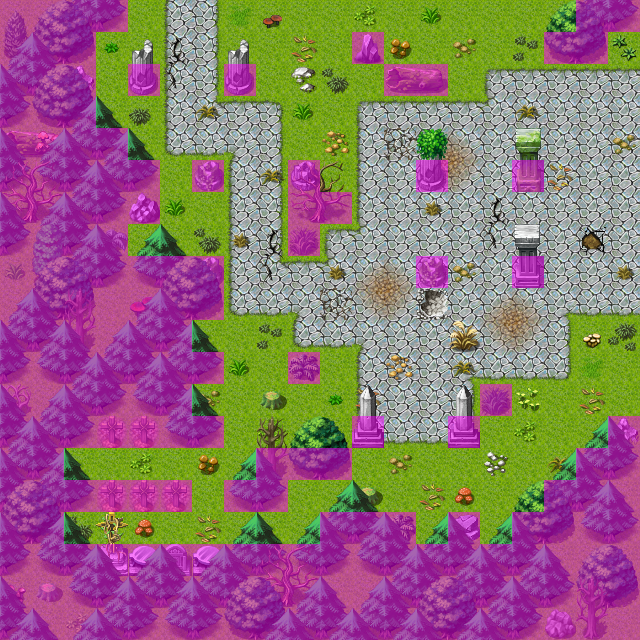

This game map was drawn from its Tiled (.tmx) file and the tilesets committed beside it. A one-line description and the trimmed map source follow:
An orthogonal 20x20 tile map with 32x32 px tiles, 4 tile layers (Ground, Objects, Above, Walkable), 40 tilesets and 6 objects (3x mapchange, 3x spawn).

<map version="1.0" orientation="orthogonal" width="20" height="20" tilewidth="32" tileheight="32">
 <properties>
  <property name="outdoors" value="1" />
 </properties>
 <tileset firstgid="1" name="map_bed_1" tilewidth="32" tileheight="32">
  <image source="../drawable/map_bed_1.png" width="512" height="256" />
 </tileset>
 <tileset firstgid="129" name="map_border_1" tilewidth="32" tileheight="32">
  <image source="../drawable/map_border_1.png" width="512" height="256" />
 </tileset>
 <tileset firstgid="257" name="map_bridge_1" tilewidth="32" tileheight="32">
  <image source="../drawable/map_bridge_1.png" width="512" height="256" />
 </tileset>
 <tileset firstgid="385" name="map_broken_1" tilewidth="32" tileheight="32">
  <image source="../drawable/map_broken_1.png" width="512" height="256" />
 </tileset>
 <tileset firstgid="513" name="map_cavewall_1" tilewidth="32" tileheight="32">
  <image source="../drawable/map_cavewall_1.png" width="576" height="192" />
 </tileset>
 <tileset firstgid="621" name="map_cavewall_2" tilewidth="32" tileheight="32">
  <image source="../drawable/map_cavewall_2.png" width="576" height="192" />
 </tileset>
 <tileset firstgid="729" name="map_cavewall_3" tilewidth="32" tileheight="32">
  <image source="../drawable/map_cavewall_3.png" width="576" height="192" />
 </tileset>
 <tileset firstgid="837" name="map_chair_table_1" tilewidth="32" tileheight="32">
  <image source="../drawable/map_chair_table_1.png" width="512" height="256" />
 </tileset>
 <tileset firstgid="965" name="map_crate_1" tilewidth="32" tileheight="32">
  <image source="../drawable/map_crate_1.png" width="512" height="256" />
 </tileset>
 <tileset firstgid="1093" name="map_cupboard_1" tilewidth="32" tileheight="32">
  <image source="../drawable/map_cupboard_1.png" width="512" height="256" />
 </tileset>
 <tileset firstgid="1221" name="map_curtain_1" tilewidth="32" tileheight="32">
  <image source="../drawable/map_curtain_1.png" width="512" height="256" />
 </tileset>
 <tileset firstgid="1349" name="map_entrance_1" tilewidth="32" tileheight="32">
  <image source="../drawable/map_entrance_1.png" width="512" height="256" />
 </tileset>
 <tileset firstgid="1477" name="map_fence_1" tilewidth="32" tileheight="32">
  <image source="../drawable/map_fence_1.png" width="512" height="256" />
 </tileset>
 <tileset firstgid="1605" name="map_fence_2" tilewidth="32" tileheight="32">
  <image source="../drawable/map_fence_2.png" width="512" height="256" />
 </tileset>
 <tileset firstgid="1733" name="map_ground_1" tilewidth="32" tileheight="32">
  <image source="../drawable/map_ground_1.png" width="512" height="256" />
 </tileset>
 <tileset firstgid="1861" name="map_ground_2" tilewidth="32" tileheight="32">
  <image source="../drawable/map_ground_2.png" width="512" height="256" />
 </tileset>
 <tileset firstgid="1989" name="map_ground_3" tilewidth="32" tileheight="32">
  <image source="../drawable/map_ground_3.png" width="512" height="256" />
 </tileset>
 <tileset firstgid="2117" name="map_ground_4" tilewidth="32" tileheight="32">
  <image source="../drawable/map_ground_4.png" width="512" height="256" />
 </tileset>
 <tileset firstgid="2245" name="map_ground_5" tilewidth="32" tileheight="32">
  <image source="../drawable/map_ground_5.png" width="512" height="256" />
 </tileset>
 <tileset firstgid="2373" name="map_ground_6" tilewidth="32" tileheight="32">
  <image source="../drawable/map_ground_6.png" width="512" height="256" />
 </tileset>
 <tileset firstgid="2501" name="map_ground_7" tilewidth="32" tileheight="32">
  <image source="../drawable/map_ground_7.png" width="512" height="256" />
 </tileset>
 <tileset firstgid="2629" name="map_ground_8" tilewidth="32" tileheight="32">
  <image source="../drawable/map_ground_8.png" width="512" height="256" />
 </tileset>
 <tileset firstgid="2757" name="map_indoor_1" tilewidth="32" tileheight="32">
  <image source="../drawable/map_indoor_1.png" width="512" height="256" />
 </tileset>
 <tileset firstgid="2885" name="map_kitchen_1" tilewidth="32" tileheight="32">
  <image source="../drawable/map_kitchen_1.png" width="512" height="256" />
 </tileset>
 <tileset firstgid="3013" name="map_outdoor_1" tilewidth="32" tileheight="32">
  <image source="../drawable/map_outdoor_1.png" width="512" height="256" />
 </tileset>
 <tileset firstgid="3141" name="map_pillar_1" tilewidth="32" tileheight="32">
  <image source="../drawable/map_pillar_1.png" width="512" height="256" />
 </tileset>
 <tileset firstgid="3269" name="map_plant_1" tilewidth="32" tileheight="32">
  <image source="../drawable/map_plant_1.png" width="512" height="256" />
 </tileset>
 <tileset firstgid="3397" name="map_rock_1" tilewidth="32" tileheight="32">
  <image source="../drawable/map_rock_1.png" width="512" height="256" />
 </tileset>
 <tileset firstgid="3525" name="map_roof_1" tilewidth="32" tileheight="32">
  <image source="../drawable/map_roof_1.png" width="512" height="256" />
 </tileset>
 <tileset firstgid="3653" name="map_roof_2" tilewidth="32" tileheight="32">
  <image source="../drawable/map_roof_2.png" width="512" height="256" />
 </tileset>
 <tileset firstgid="3781" name="map_shop_1" tilewidth="32" tileheight="32">
  <image source="../drawable/map_shop_1.png" width="512" height="256" />
 </tileset>
 <tileset firstgid="3909" name="map_sign_ladder_1" tilewidth="32" tileheight="32">
  <image source="../drawable/map_sign_ladder_1.png" width="512" height="256" />
 </tileset>
 <tileset firstgid="4037" name="map_table_1" tilewidth="32" tileheight="32">
  <image source="../drawable/map_table_1.png" width="512" height="256" />
 </tileset>
 <tileset firstgid="4165" name="map_trail_1" tilewidth="32" tileheight="32">
  <image source="../drawable/map_trail_1.png" width="512" height="256" />
 </tileset>
 <tileset firstgid="4293" name="map_tree_1" tilewidth="32" tileheight="32">
  <image source="../drawable/map_tree_1.png" width="512" height="256" />
 </tileset>
 <tileset firstgid="4421" name="map_wall_1" tilewidth="32" tileheight="32">
  <image source="../drawable/map_wall_1.png" width="512" height="256" />
 </tileset>
 <tileset firstgid="4549" name="map_wall_2" tilewidth="32" tileheight="32">
  <image source="../drawable/map_wall_2.png" width="480" height="256" />
 </tileset>
 <tileset firstgid="4669" name="map_wall_3" tilewidth="32" tileheight="32">
  <image source="../drawable/map_wall_3.png" width="480" height="256" />
 </tileset>
 <tileset firstgid="4789" name="map_window_1" tilewidth="32" tileheight="32">
  <image source="../drawable/map_window_1.png" width="512" height="256" />
 </tileset>
 <tileset firstgid="4917" name="map_window_2" tilewidth="32" tileheight="32">
  <image source="../drawable/map_window_2.png" width="512" height="256" />
 </tileset>
 <layer name="Ground" width="20" height="20">
  <data>[400 cells, 400 non-empty, 14 distinct tile ids]</data>
 </layer>
 <layer name="Objects" width="20" height="20">
  <data>[400 cells, 250 non-empty, 70 distinct tile ids]</data>
 </layer>
 <layer name="Above" width="20" height="20">
  <data>[400 cells, 97 non-empty, 17 distinct tile ids]</data>
 </layer>
 <layer name="Walkable" width="20" height="20">
  <data>[400 cells, 182 non-empty, 1 distinct tile ids]</data>
 </layer>
 <objectgroup name="Mapevents" width="20" height="20">
  <object name="north1" type="mapchange" x="160" y="0" width="64" height="32">
   <properties>
    <property name="map" value="creepydungeon0a" />
    <property name="place" value="south1" />
   </properties>
  </object>
  <object name="east" type="mapchange" x="608" y="64" width="32" height="288">
   <properties>
    <property name="map" value="creepydungeon1" />
    <property name="place" value="west" />
   </properties>
  </object>
  </objectgroup>
 <objectgroup name="Spawn" width="20" height="20">
  <!-- 3 objects omitted --></objectgroup>
 <objectgroup name="Keys" width="20" height="20" />
</map>
<!-- 4 of 6 objects omitted -->
